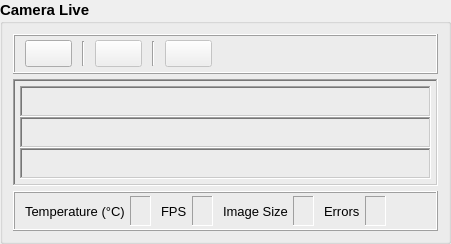
               <widget class="QGroupBox" name="groupBox_8">
                <property name="font">
                 <font>
                  <pointsize>11</pointsize>
                  <weight>75</weight>
                  <bold>true</bold>
                 </font>
                </property>
                <property name="title">
                 <string>Camera Live</string>
                </property>
                <layout class="QVBoxLayout" name="verticalLayout_44">
                 <property name="spacing">
                  <number>5</number>
                 </property>
                 <property name="leftMargin">
                  <number>10</number>
                 </property>
                 <property name="topMargin">
                  <number>10</number>
                 </property>
                 <property name="rightMargin">
                  <number>10</number>
                 </property>
                 <property name="bottomMargin">
                  <number>10</number>
                 </property>
                 <item>
                  <widget class="QFrame" name="sett_cam_control_frame">
                   <property name="enabled">
                    <bool>true</bool>
                   </property>
                   <property name="minimumSize">
                    <size>
                     <width>0</width>
                     <height>40</height>
                    </size>
                   </property>
                   <property name="maximumSize">
                    <size>
                     <width>16777215</width>
                     <height>40</height>
                    </size>
                   </property>
                   <property name="styleSheet">
                    <string notr="true">QPushButton{
	padding: 5px;
}

QPushButton:hover{
	background: #a3a3a3;
}

QPushButton:pressed {
	background: rgb(0, 0, 0);
}</string>
                   </property>
                   <property name="frameShape">
                    <enum>QFrame::Box</enum>
                   </property>
                   <property name="frameShadow">
                    <enum>QFrame::Raised</enum>
                   </property>
                   <layout class="QHBoxLayout" name="horizontalLayout_51">
                    <property name="spacing">
                     <number>10</number>
                    </property>
                    <property name="leftMargin">
                     <number>10</number>
                    </property>
                    <property name="topMargin">
                     <number>0</number>
                    </property>
                    <property name="rightMargin">
                     <number>10</number>
                    </property>
                    <property name="bottomMargin">
                     <number>0</number>
                    </property>
                    <item>
                     <widget class="QPushButton" name="camera_calib_btn">
                      <property name="enabled">
                       <bool>true</bool>
                      </property>
                      <property name="minimumSize">
                       <size>
                        <width>0</width>
                        <height>0</height>
                       </size>
                      </property>
                      <property name="maximumSize">
                       <size>
                        <width>16777215</width>
                        <height>16777215</height>
                       </size>
                      </property>
                      <property name="font">
                       <font>
                        <pointsize>10</pointsize>
                        <weight>75</weight>
                        <bold>true</bold>
                       </font>
                      </property>
                      <property name="cursor">
                       <cursorShape>PointingHandCursor</cursorShape>
                      </property>
                      <property name="toolTip">
                       <string>&lt;html&gt;&lt;head/&gt;&lt;body&gt;&lt;p&gt;&lt;span style=&quot; font-size:8pt; font-weight:400;&quot;&gt;Open Cameras&lt;/span&gt;&lt;/p&gt;&lt;/body&gt;&lt;/html&gt;</string>
                      </property>
                      <property name="styleSheet">
                       <string notr="true"/>
                      </property>
                      <property name="text">
                       <string/>
                      </property>
                      <property name="icon">
                       <iconset>
                        <normaloff>C:/Users/Dorsa-Admin/.designer/backup/images_icon/camera_disconnected.png</normaloff>C:/Users/Dorsa-Admin/.designer/backup/images_icon/camera_disconnected.png</iconset>
                      </property>
                      <property name="iconSize">
                       <size>
                        <width>51</width>
                        <height>48</height>
                       </size>
                      </property>
                     </widget>
                    </item>
                    <item>
                     <widget class="Line" name="line_18">
                      <property name="maximumSize">
                       <size>
                        <width>16777215</width>
                        <height>25</height>
                       </size>
                      </property>
                      <property name="orientation">
                       <enum>Qt::Vertical</enum>
                      </property>
                     </widget>
                    </item>
                    <item>
                     <widget class="QPushButton" name="BTN_camera_connect">
                      <property name="enabled">
                       <bool>false</bool>
                      </property>
                      <property name="minimumSize">
                       <size>
                        <width>0</width>
                        <height>0</height>
                       </size>
                      </property>
                      <property name="maximumSize">
                       <size>
                        <width>16777215</width>
                        <height>16777215</height>
                       </size>
                      </property>
                      <property name="font">
                       <font>
                        <pointsize>10</pointsize>
                        <weight>75</weight>
                        <bold>true</bold>
                       </font>
                      </property>
                      <property name="cursor">
                       <cursorShape>PointingHandCursor</cursorShape>
                      </property>
                      <property name="toolTip">
                       <string>&lt;html&gt;&lt;head/&gt;&lt;body&gt;&lt;p&gt;&lt;span style=&quot; font-size:8pt; font-weight:400;&quot;&gt;Open Cameras&lt;/span&gt;&lt;/p&gt;&lt;/body&gt;&lt;/html&gt;</string>
                      </property>
                      <property name="styleSheet">
                       <string notr="true"/>
                      </property>
                      <property name="text">
                       <string/>
                      </property>
                      <property name="icon">
                       <iconset>
                        <normaloff>C:/Users/Dorsa-Admin/.designer/backup/images_icon/play-button.png</normaloff>C:/Users/Dorsa-Admin/.designer/backup/images_icon/play-button.png</iconset>
                      </property>
                      <property name="iconSize">
                       <size>
                        <width>35</width>
                        <height>35</height>
                       </size>
                      </property>
                     </widget>
                    </item>
                    <item>
                     <widget class="Line" name="line_16">
                      <property name="maximumSize">
                       <size>
                        <width>16777215</width>
                        <height>25</height>
                       </size>
                      </property>
                      <property name="orientation">
                       <enum>Qt::Vertical</enum>
                      </property>
                     </widget>
                    </item>
                    <item>
                     <widget class="QPushButton" name="BTN_camera_disconnect">
                      <property name="enabled">
                       <bool>false</bool>
                      </property>
                      <property name="minimumSize">
                       <size>
                        <width>0</width>
                        <height>0</height>
                       </size>
                      </property>
                      <property name="maximumSize">
                       <size>
                        <width>16777215</width>
                        <height>16777215</height>
                       </size>
                      </property>
                      <property name="font">
                       <font>
                        <pointsize>10</pointsize>
                        <weight>75</weight>
                        <bold>true</bold>
                       </font>
                      </property>
                      <property name="cursor">
                       <cursorShape>PointingHandCursor</cursorShape>
                      </property>
                      <property name="toolTip">
                       <string>&lt;html&gt;&lt;head/&gt;&lt;body&gt;&lt;p&gt;&lt;span style=&quot; font-size:8pt; font-weight:400;&quot;&gt;Open Cameras&lt;/span&gt;&lt;/p&gt;&lt;/body&gt;&lt;/html&gt;</string>
                      </property>
                      <property name="styleSheet">
                       <string notr="true"/>
                      </property>
                      <property name="text">
                       <string/>
                      </property>
                      <property name="icon">
                       <iconset>
                        <normaloff>C:/Users/Dorsa-Admin/.designer/backup/images_icon/stop-button.png</normaloff>C:/Users/Dorsa-Admin/.designer/backup/images_icon/stop-button.png</iconset>
                      </property>
                      <property name="iconSize">
                       <size>
                        <width>35</width>
                        <height>35</height>
                       </size>
                      </property>
                     </widget>
                    </item>
                    <item>
                     <spacer name="horizontalSpacer_8">
                      <property name="orientation">
                       <enum>Qt::Horizontal</enum>
                      </property>
                      <property name="sizeHint" stdset="0">
                       <size>
                        <width>40</width>
                        <height>20</height>
                       </size>
                      </property>
                     </spacer>
                    </item>
                   </layout>
                  </widget>
                 </item>
                 <item>
                  <widget class="QFrame" name="sett_shot_frame">
                   <property name="minimumSize">
                    <size>
                     <width>0</width>
                     <height>0</height>
                    </size>
                   </property>
                   <property name="maximumSize">
                    <size>
                     <width>16777215</width>
                     <height>16777215</height>
                    </size>
                   </property>
                   <property name="frameShape">
                    <enum>QFrame::WinPanel</enum>
                   </property>
                   <property name="frameShadow">
                    <enum>QFrame::Sunken</enum>
                   </property>
                   <layout class="QVBoxLayout" name="verticalLayout_15">
                    <property name="spacing">
                     <number>0</number>
                    </property>
                    <property name="leftMargin">
                     <number>5</number>
                    </property>
                    <property name="topMargin">
                     <number>5</number>
                    </property>
                    <property name="rightMargin">
                     <number>5</number>
                    </property>
                    <property name="bottomMargin">
                     <number>5</number>
                    </property>
                    <item>
                     <widget class="QFrame" name="frame_2">
                      <property name="frameShape">
                       <enum>QFrame::WinPanel</enum>
                      </property>
                      <property name="frameShadow">
                       <enum>QFrame::Sunken</enum>
                      </property>
                      <layout class="QVBoxLayout" name="verticalLayout_4">
                       <property name="leftMargin">
                        <number>5</number>
                       </property>
                       <property name="topMargin">
                        <number>5</number>
                       </property>
                       <property name="rightMargin">
                        <number>5</number>
                       </property>
                       <property name="bottomMargin">
                        <number>5</number>
                       </property>
                       <item>
                        <layout class="QVBoxLayout" name="verticalLayout_14">
                         <property name="spacing">
                          <number>0</number>
                         </property>
                         <item>
                          <widget class="QLabel" name="LBL_live_camera_for_setting_image_quality">
                           <property name="text">
                            <string/>
                           </property>
                           <property name="scaledContents">
                            <bool>true</bool>
                           </property>
                          </widget>
                         </item>
                        </layout>
                       </item>
                      </layout>
                     </widget>
                    </item>
                    <item>
                     <widget class="QFrame" name="calib_sett_result_frame_3">
                      <property name="frameShape">
                       <enum>QFrame::WinPanel</enum>
                      </property>
                      <property name="frameShadow">
                       <enum>QFrame::Sunken</enum>
                      </property>
                      <layout class="QVBoxLayout" name="verticalLayout_26">
                       <property name="spacing">
                        <number>0</number>
                       </property>
                       <property name="leftMargin">
                        <number>5</number>
                       </property>
                       <property name="topMargin">
                        <number>5</number>
                       </property>
                       <property name="rightMargin">
                        <number>5</number>
                       </property>
                       <property name="bottomMargin">
                        <number>5</number>
                       </property>
                       <item>
                        <layout class="QVBoxLayout" name="verticalLayout_27">
                         <item>
                          <widget class="QLabel" name="LBL_area_laser_detected_2">
                           <property name="text">
                            <string/>
                           </property>
                           <property name="scaledContents">
                            <bool>true</bool>
                           </property>
                          </widget>
                         </item>
                        </layout>
                       </item>
                      </layout>
                     </widget>
                    </item>
                    <item>
                     <widget class="QFrame" name="calib_sett_result_frame_4">
                      <property name="frameShape">
                       <enum>QFrame::WinPanel</enum>
                      </property>
                      <property name="frameShadow">
                       <enum>QFrame::Sunken</enum>
                      </property>
                      <layout class="QVBoxLayout" name="verticalLayout_30">
                       <property name="spacing">
                        <number>0</number>
                       </property>
                       <property name="leftMargin">
                        <number>5</number>
                       </property>
                       <property name="topMargin">
                        <number>5</number>
                       </property>
                       <property name="rightMargin">
                        <number>5</number>
                       </property>
                       <property name="bottomMargin">
                        <number>5</number>
                       </property>
                       <item>
                        <layout class="QVBoxLayout" name="verticalLayout_31">
                         <item>
                          <widget class="QLabel" name="LBL_line_laser_detected_2">
                           <property name="text">
                            <string/>
                           </property>
                           <property name="scaledContents">
                            <bool>true</bool>
                           </property>
                          </widget>
                         </item>
                        </layout>
                       </item>
                      </layout>
                     </widget>
                    </item>
                   </layout>
                  </widget>
                 </item>
                 <item>
                  <widget class="QFrame" name="frame_77">
                   <property name="minimumSize">
                    <size>
                     <width>0</width>
                     <height>40</height>
                    </size>
                   </property>
                   <property name="maximumSize">
                    <size>
                     <width>16777215</width>
                     <height>40</height>
                    </size>
                   </property>
                   <property name="frameShape">
                    <enum>QFrame::Box</enum>
                   </property>
                   <property name="frameShadow">
                    <enum>QFrame::Raised</enum>
                   </property>
                   <layout class="QHBoxLayout" name="horizontalLayout_50">
                    <property name="spacing">
                     <number>10</number>
                    </property>
                    <property name="leftMargin">
                     <number>10</number>
                    </property>
                    <property name="topMargin">
                     <number>0</number>
                    </property>
                    <property name="rightMargin">
                     <number>10</number>
                    </property>
                    <property name="bottomMargin">
                     <number>0</number>
                    </property>
                    <item>
                     <layout class="QHBoxLayout" name="horizontalLayout_23">
                      <property name="spacing">
                       <number>5</number>
                      </property>
                      <item>
                       <widget class="QLabel" name="gain_label_4">
                        <property name="minimumSize">
                         <size>
                          <width>0</width>
                          <height>0</height>
                         </size>
                        </property>
                        <property name="maximumSize">
                         <size>
                          <width>16777215</width>
                          <height>16777215</height>
                         </size>
                        </property>
                        <property name="font">
                         <font>
                          <family>Segoe UI</family>
                          <pointsize>10</pointsize>
                          <weight>50</weight>
                          <italic>false</italic>
                          <bold>false</bold>
                         </font>
                        </property>
                        <property name="text">
                         <string>Temperature (°C)</string>
                        </property>
                       </widget>
                      </item>
                      <item>
                       <widget class="QLabel" name="sett_cam_temp">
                        <property name="minimumSize">
                         <size>
                          <width>0</width>
                          <height>30</height>
                         </size>
                        </property>
                        <property name="maximumSize">
                         <size>
                          <width>16777215</width>
                          <height>30</height>
                         </size>
                        </property>
                        <property name="styleSheet">
                         <string notr="true">QLabel{
	padding-left: 5px;
	padding-right: 5px;
}</string>
                        </property>
                        <property name="frameShape">
                         <enum>QFrame::Panel</enum>
                        </property>
                        <property name="frameShadow">
                         <enum>QFrame::Sunken</enum>
                        </property>
                        <property name="text">
                         <string/>
                        </property>
                        <property name="alignment">
                         <set>Qt::AlignCenter</set>
                        </property>
                       </widget>
                      </item>
                     </layout>
                    </item>
                    <item>
                     <layout class="QHBoxLayout" name="horizontalLayout_19">
                      <property name="spacing">
                       <number>5</number>
                      </property>
                      <item>
                       <widget class="QLabel" name="gain_label_3">
                        <property name="minimumSize">
                         <size>
                          <width>0</width>
                          <height>0</height>
                         </size>
                        </property>
                        <property name="maximumSize">
                         <size>
                          <width>16777215</width>
                          <height>16777215</height>
                         </size>
                        </property>
                        <property name="font">
                         <font>
                          <family>Segoe UI</family>
                          <pointsize>10</pointsize>
                          <weight>50</weight>
                          <italic>false</italic>
                          <bold>false</bold>
                         </font>
                        </property>
                        <property name="text">
                         <string>FPS</string>
                        </property>
                       </widget>
                      </item>
                      <item>
                       <widget class="QLabel" name="sett_cam_fps">
                        <property name="minimumSize">
                         <size>
                          <width>0</width>
                          <height>30</height>
                         </size>
                        </property>
                        <property name="maximumSize">
                         <size>
                          <width>16777215</width>
                          <height>30</height>
                         </size>
                        </property>
                        <property name="styleSheet">
                         <string notr="true">QLabel{
	padding-left: 5px;
	padding-right: 5px;
}</string>
                        </property>
                        <property name="frameShape">
                         <enum>QFrame::Panel</enum>
                        </property>
                        <property name="frameShadow">
                         <enum>QFrame::Sunken</enum>
                        </property>
                        <property name="text">
                         <string/>
                        </property>
                        <property name="alignment">
                         <set>Qt::AlignCenter</set>
                        </property>
                       </widget>
                      </item>
                     </layout>
                    </item>
                    <item>
                     <layout class="QHBoxLayout" name="horizontalLayout_21">
                      <property name="spacing">
                       <number>5</number>
                      </property>
                      <item>
                       <widget class="QLabel" name="gain_label_5">
                        <property name="minimumSize">
                         <size>
                          <width>0</width>
                          <height>0</height>
                         </size>
                        </property>
                        <property name="maximumSize">
                         <size>
                          <width>16777215</width>
                          <height>16777215</height>
                         </size>
                        </property>
                        <property name="font">
                         <font>
                          <family>Segoe UI</family>
                          <pointsize>10</pointsize>
                          <weight>50</weight>
                          <italic>false</italic>
                          <bold>false</bold>
                         </font>
                        </property>
                        <property name="text">
                         <string>Image Size</string>
                        </property>
                       </widget>
                      </item>
                      <item>
                       <widget class="QLabel" name="sett_cam_size">
                        <property name="minimumSize">
                         <size>
                          <width>0</width>
                          <height>30</height>
                         </size>
                        </property>
                        <property name="maximumSize">
                         <size>
                          <width>16777215</width>
                          <height>30</height>
                         </size>
                        </property>
                        <property name="styleSheet">
                         <string notr="true">QLabel{
	padding-left: 5px;
	padding-right: 5px;
}</string>
                        </property>
                        <property name="frameShape">
                         <enum>QFrame::Panel</enum>
                        </property>
                        <property name="frameShadow">
                         <enum>QFrame::Sunken</enum>
                        </property>
                        <property name="text">
                         <string/>
                        </property>
                        <property name="alignment">
                         <set>Qt::AlignCenter</set>
                        </property>
                       </widget>
                      </item>
                     </layout>
                    </item>
                    <item>
                     <layout class="QHBoxLayout" name="horizontalLayout_25">
                      <property name="spacing">
                       <number>5</number>
                      </property>
                      <item>
                       <widget class="QLabel" name="gain_label_6">
                        <property name="minimumSize">
                         <size>
                          <width>0</width>
                          <height>0</height>
                         </size>
                        </property>
                        <property name="maximumSize">
                         <size>
                          <width>16777215</width>
                          <height>16777215</height>
                         </size>
                        </property>
                        <property name="font">
                         <font>
                          <family>Segoe UI</family>
                          <pointsize>10</pointsize>
                          <weight>50</weight>
                          <italic>false</italic>
                          <bold>false</bold>
                         </font>
                        </property>
                        <property name="text">
                         <string>Errors</string>
                        </property>
                       </widget>
                      </item>
                      <item>
                       <widget class="QLabel" name="sett_cam_errors">
                        <property name="minimumSize">
                         <size>
                          <width>0</width>
                          <height>30</height>
                         </size>
                        </property>
                        <property name="maximumSize">
                         <size>
                          <width>16777215</width>
                          <height>30</height>
                         </size>
                        </property>
                        <property name="styleSheet">
                         <string notr="true">QLabel{
	padding-left: 5px;
	padding-right: 5px;
}</string>
                        </property>
                        <property name="frameShape">
                         <enum>QFrame::Panel</enum>
                        </property>
                        <property name="frameShadow">
                         <enum>QFrame::Sunken</enum>
                        </property>
                        <property name="text">
                         <string/>
                        </property>
                        <property name="alignment">
                         <set>Qt::AlignCenter</set>
                        </property>
                       </widget>
                      </item>
                     </layout>
                    </item>
                    <item>
                     <spacer name="horizontalSpacer_5">
                      <property name="orientation">
                       <enum>Qt::Horizontal</enum>
                      </property>
                      <property name="sizeHint" stdset="0">
                       <size>
                        <width>40</width>
                        <height>20</height>
                       </size>
                      </property>
                     </spacer>
                    </item>
                   </layout>
                  </widget>
                 </item>
                </layout>
               </widget>
